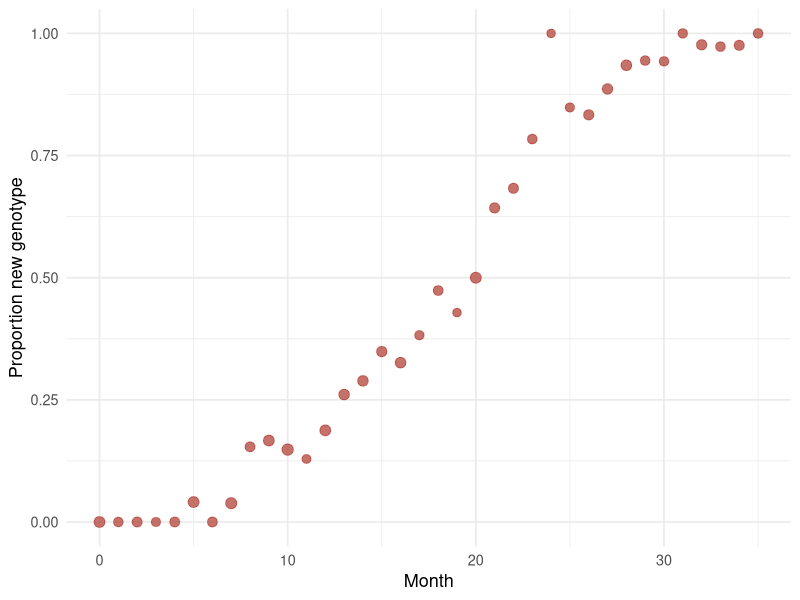
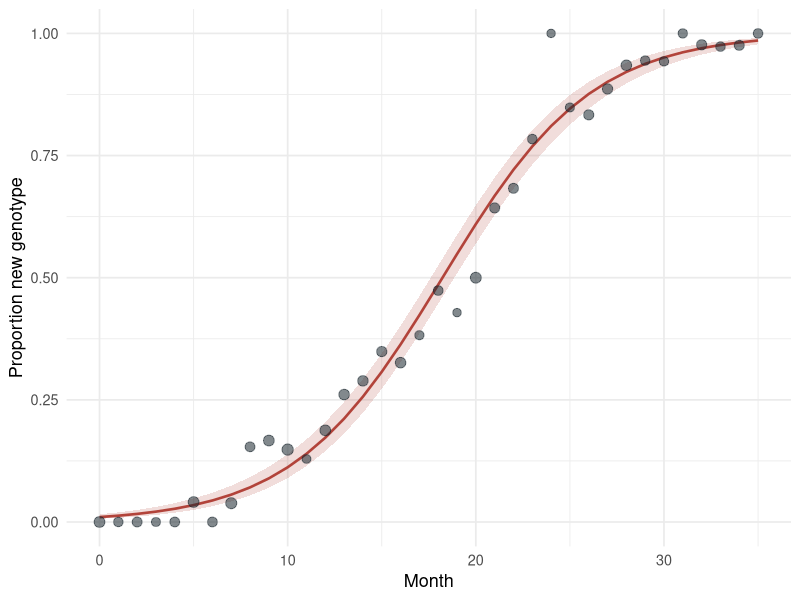

R code for these plots, in order:
## ---- chunk 1
library(dplyr)
library(ggplot2)

set.seed(42)

months <- 0:35
true_growth <- 0.25

seqs <- tibble(
  month = months,
  n = rpois(length(months), 40),
  new = rbinom(length(months), n, plogis(true_growth * (months - 18))),
  old = n - new
)

head(seqs)
## ---- chunk 2
#| fig-cap: "Share of sequences belonging to the new genotype each month. Point size shows the number of sequences."
#| fig-alt: "Scatter plot of the monthly share of sequences that belong to the new genotype over 36 months. The share stays close to 0 for the first six months, passes one half around month 20 and is close to 1 by month 30. Larger points mark months with more sequences."
#| fig-width: 7
#| fig-height: 3.6
ggplot(seqs, aes(month, new / n)) +
  geom_point(aes(size = n), colour = "#B2433A", alpha = 0.75) +
  scale_size_area(max_size = 3.5, guide = "none") +
  labs(x = "Month", y = "Proportion new genotype") +
  theme_minimal(base_size = 13)
## ---- chunk 3
fit <- glm(cbind(new, old) ~ month, family = binomial, data = seqs)

coef(summary(fit))
## ---- chunk 4
#| fig-cap: "Fitted logistic curve with a 95% confidence interval."
#| fig-alt: "The same monthly proportions with a fitted S-shaped logistic curve rising from near 0 to near 1, crossing one half around month 18, inside a narrow shaded 95% confidence band that follows the points closely."
#| fig-width: 7
#| fig-height: 3.6
pred <- predict(fit, se.fit = TRUE)

seqs <- seqs |>
  mutate(
    fit = plogis(pred$fit),
    lo = plogis(pred$fit - 1.96 * pred$se.fit),
    hi = plogis(pred$fit + 1.96 * pred$se.fit)
  )

ggplot(seqs, aes(month)) +
  geom_ribbon(aes(ymin = lo, ymax = hi), fill = "#B2433A", alpha = 0.18) +
  geom_line(aes(y = fit), colour = "#B2433A", linewidth = 0.9) +
  geom_point(aes(y = new / n, size = n), colour = "#1D2930", alpha = 0.55) +
  scale_size_area(max_size = 3.5, guide = "none") +
  labs(x = "Month", y = "Proportion new genotype") +
  theme_minimal(base_size = 13)
## ---- chunk 5
growth <- coef(fit)[["month"]]

c(growth = growth, odds_ratio_per_month = exp(growth))
